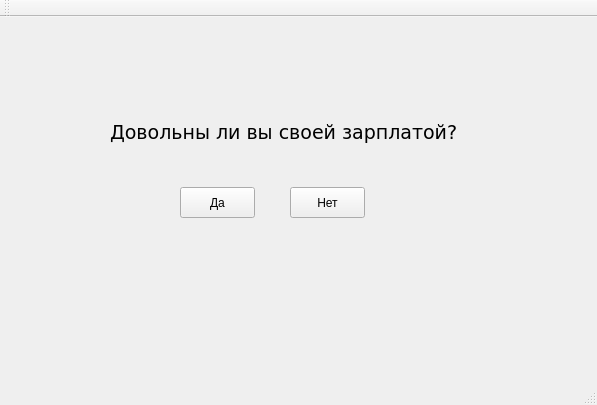
<?xml version="1.0" encoding="UTF-8"?>
<ui version="4.0">
 <class>MainWindow</class>
 <widget class="QMainWindow" name="MainWindow">
  <property name="geometry">
   <rect>
    <x>0</x>
    <y>0</y>
    <width>597</width>
    <height>405</height>
   </rect>
  </property>
  <property name="windowTitle">
   <string>MainWindow</string>
  </property>
  <widget class="QWidget" name="centralWidget">
   <widget class="QPushButton" name="pushButton">
    <property name="geometry">
     <rect>
      <x>290</x>
      <y>170</y>
      <width>75</width>
      <height>31</height>
     </rect>
    </property>
    <property name="text">
     <string>Нет</string>
    </property>
   </widget>
   <widget class="QPushButton" name="pushButton_2">
    <property name="geometry">
     <rect>
      <x>180</x>
      <y>170</y>
      <width>75</width>
      <height>31</height>
     </rect>
    </property>
    <property name="text">
     <string>Да</string>
    </property>
   </widget>
   <widget class="QLabel" name="label">
    <property name="geometry">
     <rect>
      <x>110</x>
      <y>100</y>
      <width>371</width>
      <height>31</height>
     </rect>
    </property>
    <property name="font">
     <font>
      <family>Verdana</family>
      <pointsize>14</pointsize>
     </font>
    </property>
    <property name="text">
     <string>Довольны ли вы своей зарплатой?</string>
    </property>
   </widget>
  </widget>
  <widget class="QMenuBar" name="menuBar">
   <property name="geometry">
    <rect>
     <x>0</x>
     <y>0</y>
     <width>597</width>
     <height>21</height>
    </rect>
   </property>
  </widget>
  <widget class="QToolBar" name="mainToolBar">
   <attribute name="toolBarArea">
    <enum>TopToolBarArea</enum>
   </attribute>
   <attribute name="toolBarBreak">
    <bool>false</bool>
   </attribute>
  </widget>
  <widget class="QStatusBar" name="statusBar"/>
 </widget>
 <layoutdefault spacing="6" margin="11"/>
 <resources/>
 <connections/>
</ui>
